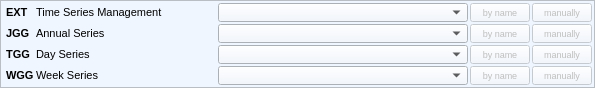
           <widget class="QFrame" name="frame_time_series">
            <property name="sizePolicy">
             <sizepolicy hsizetype="Minimum" vsizetype="Preferred">
              <horstretch>0</horstretch>
              <verstretch>0</verstretch>
             </sizepolicy>
            </property>
            <property name="minimumSize">
             <size>
              <width>0</width>
              <height>88</height>
             </size>
            </property>
            <property name="maximumSize">
             <size>
              <width>16777215</width>
              <height>88</height>
             </size>
            </property>
            <property name="font">
             <font>
              <weight>50</weight>
              <bold>false</bold>
             </font>
            </property>
            <property name="toolTip">
             <string>Time Series files</string>
            </property>
            <property name="styleSheet">
             <string notr="true">background-color: rgb(240, 246, 255);</string>
            </property>
            <property name="frameShape">
             <enum>QFrame::StyledPanel</enum>
            </property>
            <property name="frameShadow">
             <enum>QFrame::Raised</enum>
            </property>
            <layout class="QGridLayout" name="gridLayout_3">
             <property name="leftMargin">
              <number>2</number>
             </property>
             <property name="topMargin">
              <number>2</number>
             </property>
             <property name="rightMargin">
              <number>2</number>
             </property>
             <property name="bottomMargin">
              <number>2</number>
             </property>
             <property name="spacing">
              <number>2</number>
             </property>
             <item row="0" column="0">
              <widget class="QLabel" name="lb_ext_short">
               <property name="minimumSize">
                <size>
                 <width>30</width>
                 <height>15</height>
                </size>
               </property>
               <property name="maximumSize">
                <size>
                 <width>16777215</width>
                 <height>16777215</height>
                </size>
               </property>
               <property name="font">
                <font>
                 <pointsize>8</pointsize>
                 <weight>75</weight>
                 <bold>true</bold>
                </font>
               </property>
               <property name="text">
                <string> EXT</string>
               </property>
              </widget>
             </item>
             <item row="0" column="1">
              <widget class="QLabel" name="lb_ext_long">
               <property name="minimumSize">
                <size>
                 <width>180</width>
                 <height>15</height>
                </size>
               </property>
               <property name="maximumSize">
                <size>
                 <width>16777215</width>
                 <height>16777215</height>
                </size>
               </property>
               <property name="font">
                <font>
                 <pointsize>8</pointsize>
                 <weight>50</weight>
                 <bold>false</bold>
                </font>
               </property>
               <property name="text">
                <string>Time Series Management</string>
               </property>
              </widget>
             </item>
             <item row="0" column="2">
              <widget class="QgsMapLayerComboBox" name="cb_ext_layerselection">
               <property name="minimumSize">
                <size>
                 <width>250</width>
                 <height>19</height>
                </size>
               </property>
               <property name="maximumSize">
                <size>
                 <width>16777215</width>
                 <height>19</height>
                </size>
               </property>
               <property name="font">
                <font>
                 <pointsize>7</pointsize>
                 <weight>50</weight>
                 <bold>false</bold>
                </font>
               </property>
               <property name="currentText">
                <string/>
               </property>
               <property name="currentIndex">
                <number>-1</number>
               </property>
               <property name="maxVisibleItems">
                <number>10</number>
               </property>
               <property name="allowEmptyLayer">
                <bool>true</bool>
               </property>
              </widget>
             </item>
             <item row="0" column="3">
              <widget class="QPushButton" name="pb_ext_byname">
               <property name="enabled">
                <bool>false</bool>
               </property>
               <property name="minimumSize">
                <size>
                 <width>60</width>
                 <height>19</height>
                </size>
               </property>
               <property name="maximumSize">
                <size>
                 <width>60</width>
                 <height>19</height>
                </size>
               </property>
               <property name="baseSize">
                <size>
                 <width>70</width>
                 <height>0</height>
                </size>
               </property>
               <property name="font">
                <font>
                 <pointsize>7</pointsize>
                 <weight>50</weight>
                 <bold>false</bold>
                </font>
               </property>
               <property name="styleSheet">
                <string notr="true">QPushButton:checked { background-color: rgb(0, 50, 200) }
QPushButton:checked { color: rgb(220, 220, 220) }</string>
               </property>
               <property name="text">
                <string>by name</string>
               </property>
               <property name="checkable">
                <bool>true</bool>
               </property>
              </widget>
             </item>
             <item row="0" column="4">
              <widget class="QPushButton" name="pb_ext_manually">
               <property name="enabled">
                <bool>false</bool>
               </property>
               <property name="minimumSize">
                <size>
                 <width>60</width>
                 <height>19</height>
                </size>
               </property>
               <property name="maximumSize">
                <size>
                 <width>60</width>
                 <height>19</height>
                </size>
               </property>
               <property name="baseSize">
                <size>
                 <width>70</width>
                 <height>0</height>
                </size>
               </property>
               <property name="font">
                <font>
                 <pointsize>7</pointsize>
                 <weight>50</weight>
                 <bold>false</bold>
                </font>
               </property>
               <property name="styleSheet">
                <string notr="true">QPushButton:checked { background-color: rgb(0, 50, 200) }
QPushButton:checked { color: rgb(220, 220, 220) }</string>
               </property>
               <property name="text">
                <string>manually</string>
               </property>
               <property name="checkable">
                <bool>true</bool>
               </property>
              </widget>
             </item>
             <item row="1" column="0">
              <widget class="QLabel" name="lb_jgg_short">
               <property name="minimumSize">
                <size>
                 <width>30</width>
                 <height>15</height>
                </size>
               </property>
               <property name="maximumSize">
                <size>
                 <width>16777215</width>
                 <height>16777215</height>
                </size>
               </property>
               <property name="font">
                <font>
                 <pointsize>8</pointsize>
                 <weight>75</weight>
                 <bold>true</bold>
                </font>
               </property>
               <property name="text">
                <string> JGG</string>
               </property>
              </widget>
             </item>
             <item row="1" column="1">
              <widget class="QLabel" name="lb_jgg_long">
               <property name="minimumSize">
                <size>
                 <width>180</width>
                 <height>15</height>
                </size>
               </property>
               <property name="maximumSize">
                <size>
                 <width>16777215</width>
                 <height>16777215</height>
                </size>
               </property>
               <property name="font">
                <font>
                 <pointsize>8</pointsize>
                 <weight>50</weight>
                 <bold>false</bold>
                </font>
               </property>
               <property name="text">
                <string>Annual Series</string>
               </property>
              </widget>
             </item>
             <item row="1" column="2">
              <widget class="QgsMapLayerComboBox" name="cb_jgg_layerselection">
               <property name="minimumSize">
                <size>
                 <width>250</width>
                 <height>19</height>
                </size>
               </property>
               <property name="maximumSize">
                <size>
                 <width>16777215</width>
                 <height>19</height>
                </size>
               </property>
               <property name="font">
                <font>
                 <pointsize>7</pointsize>
                 <weight>50</weight>
                 <bold>false</bold>
                </font>
               </property>
               <property name="currentText">
                <string/>
               </property>
               <property name="currentIndex">
                <number>-1</number>
               </property>
               <property name="maxVisibleItems">
                <number>10</number>
               </property>
               <property name="allowEmptyLayer">
                <bool>true</bool>
               </property>
              </widget>
             </item>
             <item row="1" column="3">
              <widget class="QPushButton" name="pb_jgg_byname">
               <property name="enabled">
                <bool>false</bool>
               </property>
               <property name="minimumSize">
                <size>
                 <width>60</width>
                 <height>19</height>
                </size>
               </property>
               <property name="maximumSize">
                <size>
                 <width>60</width>
                 <height>19</height>
                </size>
               </property>
               <property name="baseSize">
                <size>
                 <width>70</width>
                 <height>0</height>
                </size>
               </property>
               <property name="font">
                <font>
                 <pointsize>7</pointsize>
                 <weight>50</weight>
                 <bold>false</bold>
                </font>
               </property>
               <property name="styleSheet">
                <string notr="true">QPushButton:checked { background-color: rgb(0, 50, 200) }
QPushButton:checked { color: rgb(220, 220, 220) }</string>
               </property>
               <property name="text">
                <string>by name</string>
               </property>
               <property name="checkable">
                <bool>true</bool>
               </property>
              </widget>
             </item>
             <item row="1" column="4">
              <widget class="QPushButton" name="pb_jgg_manually">
               <property name="enabled">
                <bool>false</bool>
               </property>
               <property name="minimumSize">
                <size>
                 <width>60</width>
                 <height>19</height>
                </size>
               </property>
               <property name="maximumSize">
                <size>
                 <width>60</width>
                 <height>19</height>
                </size>
               </property>
               <property name="baseSize">
                <size>
                 <width>70</width>
                 <height>0</height>
                </size>
               </property>
               <property name="font">
                <font>
                 <pointsize>7</pointsize>
                 <weight>50</weight>
                 <bold>false</bold>
                </font>
               </property>
               <property name="styleSheet">
                <string notr="true">QPushButton:checked { background-color: rgb(0, 50, 200) }
QPushButton:checked { color: rgb(220, 220, 220) }</string>
               </property>
               <property name="text">
                <string>manually</string>
               </property>
               <property name="checkable">
                <bool>true</bool>
               </property>
              </widget>
             </item>
             <item row="2" column="0">
              <widget class="QLabel" name="lb_tgg_short">
               <property name="minimumSize">
                <size>
                 <width>30</width>
                 <height>15</height>
                </size>
               </property>
               <property name="maximumSize">
                <size>
                 <width>16777215</width>
                 <height>16777215</height>
                </size>
               </property>
               <property name="font">
                <font>
                 <pointsize>8</pointsize>
                 <weight>75</weight>
                 <bold>true</bold>
                </font>
               </property>
               <property name="text">
                <string> TGG</string>
               </property>
              </widget>
             </item>
             <item row="2" column="1">
              <widget class="QLabel" name="lb_tgg_long">
               <property name="minimumSize">
                <size>
                 <width>180</width>
                 <height>15</height>
                </size>
               </property>
               <property name="maximumSize">
                <size>
                 <width>16777215</width>
                 <height>16777215</height>
                </size>
               </property>
               <property name="font">
                <font>
                 <pointsize>8</pointsize>
                 <weight>50</weight>
                 <bold>false</bold>
                </font>
               </property>
               <property name="text">
                <string>Day Series</string>
               </property>
              </widget>
             </item>
             <item row="2" column="2">
              <widget class="QgsMapLayerComboBox" name="cb_tgg_layerselection">
               <property name="minimumSize">
                <size>
                 <width>250</width>
                 <height>19</height>
                </size>
               </property>
               <property name="maximumSize">
                <size>
                 <width>16777215</width>
                 <height>19</height>
                </size>
               </property>
               <property name="font">
                <font>
                 <pointsize>7</pointsize>
                 <weight>50</weight>
                 <bold>false</bold>
                </font>
               </property>
               <property name="currentText">
                <string/>
               </property>
               <property name="currentIndex">
                <number>-1</number>
               </property>
               <property name="maxVisibleItems">
                <number>10</number>
               </property>
               <property name="allowEmptyLayer">
                <bool>true</bool>
               </property>
              </widget>
             </item>
             <item row="2" column="3">
              <widget class="QPushButton" name="pb_tgg_byname">
               <property name="enabled">
                <bool>false</bool>
               </property>
               <property name="minimumSize">
                <size>
                 <width>60</width>
                 <height>19</height>
                </size>
               </property>
               <property name="maximumSize">
                <size>
                 <width>60</width>
                 <height>19</height>
                </size>
               </property>
               <property name="baseSize">
                <size>
                 <width>70</width>
                 <height>0</height>
                </size>
               </property>
               <property name="font">
                <font>
                 <pointsize>7</pointsize>
                 <weight>50</weight>
                 <bold>false</bold>
                </font>
               </property>
               <property name="styleSheet">
                <string notr="true">QPushButton:checked { background-color: rgb(0, 50, 200) }
QPushButton:checked { color: rgb(220, 220, 220) }</string>
               </property>
               <property name="text">
                <string>by name</string>
               </property>
               <property name="checkable">
                <bool>true</bool>
               </property>
              </widget>
             </item>
             <item row="2" column="4">
              <widget class="QPushButton" name="pb_tgg_manually">
               <property name="enabled">
                <bool>false</bool>
               </property>
               <property name="minimumSize">
                <size>
                 <width>60</width>
                 <height>19</height>
                </size>
               </property>
               <property name="maximumSize">
                <size>
                 <width>60</width>
                 <height>19</height>
                </size>
               </property>
               <property name="baseSize">
                <size>
                 <width>70</width>
                 <height>0</height>
                </size>
               </property>
               <property name="font">
                <font>
                 <pointsize>7</pointsize>
                 <weight>50</weight>
                 <bold>false</bold>
                </font>
               </property>
               <property name="styleSheet">
                <string notr="true">QPushButton:checked { background-color: rgb(0, 50, 200) }
QPushButton:checked { color: rgb(220, 220, 220) }</string>
               </property>
               <property name="text">
                <string>manually</string>
               </property>
               <property name="checkable">
                <bool>true</bool>
               </property>
              </widget>
             </item>
             <item row="3" column="0">
              <widget class="QLabel" name="lb_wgg_short">
               <property name="minimumSize">
                <size>
                 <width>30</width>
                 <height>15</height>
                </size>
               </property>
               <property name="maximumSize">
                <size>
                 <width>16777215</width>
                 <height>16777215</height>
                </size>
               </property>
               <property name="font">
                <font>
                 <pointsize>8</pointsize>
                 <weight>75</weight>
                 <bold>true</bold>
                </font>
               </property>
               <property name="text">
                <string> WGG</string>
               </property>
              </widget>
             </item>
             <item row="3" column="1">
              <widget class="QLabel" name="lb_wgg_long">
               <property name="minimumSize">
                <size>
                 <width>180</width>
                 <height>15</height>
                </size>
               </property>
               <property name="maximumSize">
                <size>
                 <width>16777215</width>
                 <height>16777215</height>
                </size>
               </property>
               <property name="font">
                <font>
                 <pointsize>8</pointsize>
                 <weight>50</weight>
                 <bold>false</bold>
                </font>
               </property>
               <property name="text">
                <string>Week Series</string>
               </property>
              </widget>
             </item>
             <item row="3" column="2">
              <widget class="QgsMapLayerComboBox" name="cb_wgg_layerselection">
               <property name="minimumSize">
                <size>
                 <width>250</width>
                 <height>19</height>
                </size>
               </property>
               <property name="maximumSize">
                <size>
                 <width>16777215</width>
                 <height>19</height>
                </size>
               </property>
               <property name="font">
                <font>
                 <pointsize>7</pointsize>
                 <weight>50</weight>
                 <bold>false</bold>
                </font>
               </property>
               <property name="currentText">
                <string/>
               </property>
               <property name="currentIndex">
                <number>-1</number>
               </property>
               <property name="maxVisibleItems">
                <number>10</number>
               </property>
               <property name="allowEmptyLayer">
                <bool>true</bool>
               </property>
              </widget>
             </item>
             <item row="3" column="3">
              <widget class="QPushButton" name="pb_wgg_byname">
               <property name="enabled">
                <bool>false</bool>
               </property>
               <property name="minimumSize">
                <size>
                 <width>60</width>
                 <height>19</height>
                </size>
               </property>
               <property name="maximumSize">
                <size>
                 <width>60</width>
                 <height>19</height>
                </size>
               </property>
               <property name="baseSize">
                <size>
                 <width>70</width>
                 <height>0</height>
                </size>
               </property>
               <property name="font">
                <font>
                 <pointsize>7</pointsize>
                 <weight>50</weight>
                 <bold>false</bold>
                </font>
               </property>
               <property name="styleSheet">
                <string notr="true">QPushButton:checked { background-color: rgb(0, 50, 200) }
QPushButton:checked { color: rgb(220, 220, 220) }</string>
               </property>
               <property name="text">
                <string>by name</string>
               </property>
               <property name="checkable">
                <bool>true</bool>
               </property>
              </widget>
             </item>
             <item row="3" column="4">
              <widget class="QPushButton" name="pb_wgg_manually">
               <property name="enabled">
                <bool>false</bool>
               </property>
               <property name="minimumSize">
                <size>
                 <width>60</width>
                 <height>19</height>
                </size>
               </property>
               <property name="maximumSize">
                <size>
                 <width>60</width>
                 <height>19</height>
                </size>
               </property>
               <property name="baseSize">
                <size>
                 <width>70</width>
                 <height>0</height>
                </size>
               </property>
               <property name="font">
                <font>
                 <pointsize>7</pointsize>
                 <weight>50</weight>
                 <bold>false</bold>
                </font>
               </property>
               <property name="styleSheet">
                <string notr="true">QPushButton:checked { background-color: rgb(0, 50, 200) }
QPushButton:checked { color: rgb(220, 220, 220) }</string>
               </property>
               <property name="text">
                <string>manually</string>
               </property>
               <property name="checkable">
                <bool>true</bool>
               </property>
              </widget>
             </item>
            </layout>
           </widget>
